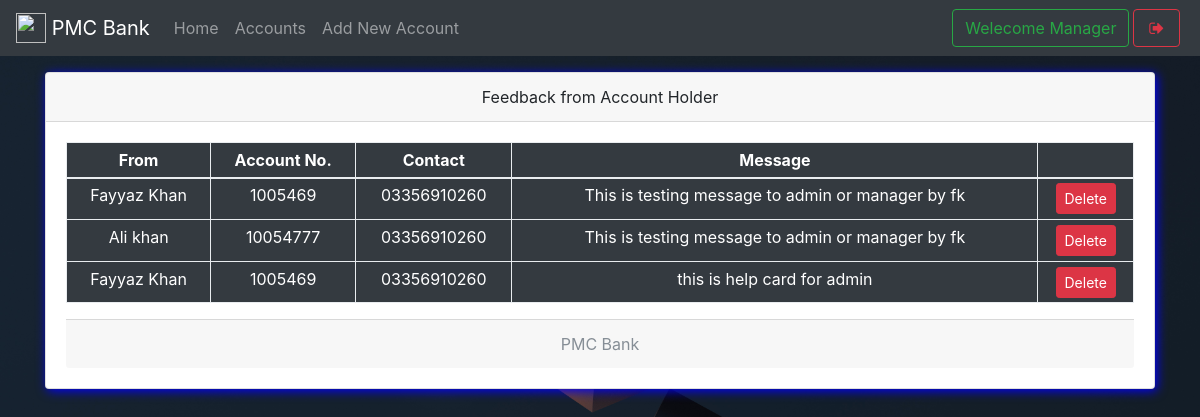
Screenshot of /mfeedback.php (signed in) with the database file from the repository.
### tables this page shows
CREATE TABLE `useraccounts` (
  `id` int(11) NOT NULL,
  `email` text NOT NULL,
  `password` text NOT NULL,
  `name` varchar(111) NOT NULL,
  `balance` varchar(111) NOT NULL,
  `cnic` varchar(111) NOT NULL,
  `number` varchar(111) NOT NULL,
  `city` varchar(111) NOT NULL,
  `address` varchar(111) NOT NULL,
  `source` varchar(111) NOT NULL,
  `accountNo` varchar(111) NOT NULL,
  `branch` varchar(111) NOT NULL,
  `accountType` varchar(111) NOT NULL,
  `date` timestamp NOT NULL DEFAULT CURRENT_TIMESTAMP
);

CREATE TABLE `feedback` (
  `feedbackId` int(11) NOT NULL,
  `message` text NOT NULL,
  `userId` double NOT NULL,
  `date` timestamp NOT NULL DEFAULT CURRENT_TIMESTAMP
);

### mfeedback.php (the view, shortened to what this page needs)
<!DOCTYPE html>
<html>
<head>
  <?php require 'assets/autoloader.php'; ?>
  <?php require 'assets/function.php'; ?>
</head>
<body style="background: url(images/bg-logn5.jpg);background-size: 100%">
<nav class="navbar navbar-expand-lg navbar-dark bg-dark fixed-top">
 <a class="navbar-brand" href="#">
    <img src="images/logo3.png" width="30" height="30" class="d-inline-block align-top" alt="">
   <?php echo bankName; ?>
  </a>
  <div class="collapse navbar-collapse" id="navbarSupportedContent">
    <ul class="navbar-nav mr-auto">
      <li class="nav-item ">
        <a class="nav-link " href="mindex.php">Home <span class="sr-only">(current)</span></a>
      </li>
      <li class="nav-item ">  <a class="nav-link" href="maccounts.php">Accounts</a></li>
      <li class="nav-item ">  <a class="nav-link" href="maddnew.php">Add New Account</a></li>
    </ul>
    <?php include 'msideButton.php'; ?>
  </div>
</nav><br><br><br>
<div class="container">
<div class="card w-100 text-center shadowBlue">
  <div class="card-header">
    Feedback from Account Holder
  </div>
  <div class="card-body">
   <table class="table table-bordered table-sm bg-dark text-white">
  <thead>
    <tr>
      <th scope="col">From</th>
      <th scope="col">Account No.</th>
      <th scope="col">Contact</th>
      <th scope="col">Message</th>
      <th scope="col"></th>
    </tr>
  </thead>
  <tbody>
    <?php
      $array = $con->query("select * from useraccounts,feedback where useraccounts.id = feedback.userId");
      if ($array->num_rows > 0)
      {
        while ($row = $array->fetch_assoc())
        {
    ?>
      <tr>
        <td><?php echo $row['name'] ?></td>
        <td><?php echo $row['accountNo'] ?></td>
        <td><?php echo $row['number'] ?></td>
        <td><?php echo $row['message'] ?></td>
        <td>
          <a href="mfeedback.php?delete=<?php echo $row['feedbackId'] ?>" class='btn btn-danger btn-sm' data-toggle='tooltip' title="Delete this Message">Delete</a>
        </td>
      </tr>
    <?php
        }
      }
     ?>
  </tbody>
</table>
  <div class="card-footer text-muted">
    <?php echo bankName; ?>
  </div>
</div>
</body>
</html>

### css/custom.css (style rules this page uses)
.shadowBlue { box-shadow: 2px 2px 11px blue }

### rows the page displays
useraccounts: name "Fayyaz Khan", accountNo "1005469", number "03356910260", feedback.message "This is testing message to admin or manager by fk", feedback.message "this is help card for admin"
useraccounts: name "Ali khan", accountNo "10054777", number "03356910260", feedback.message "This is testing message to admin or manager by fk"

### other values shown
bankName "PMC Bank"
